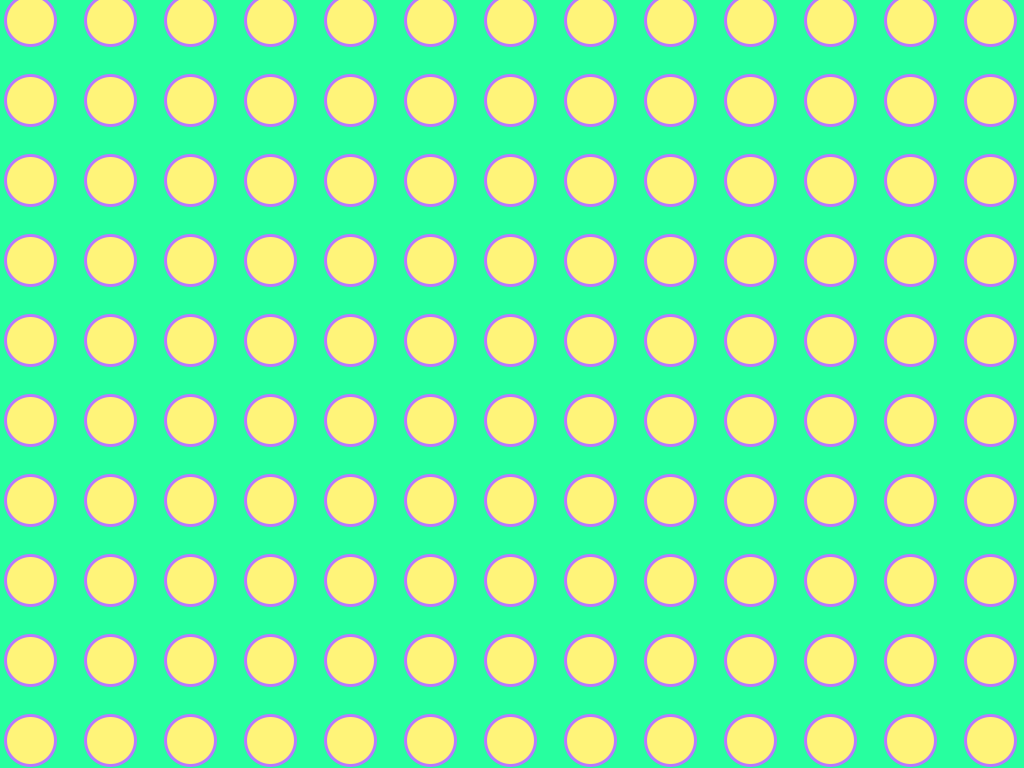
Frame 1 (no input)
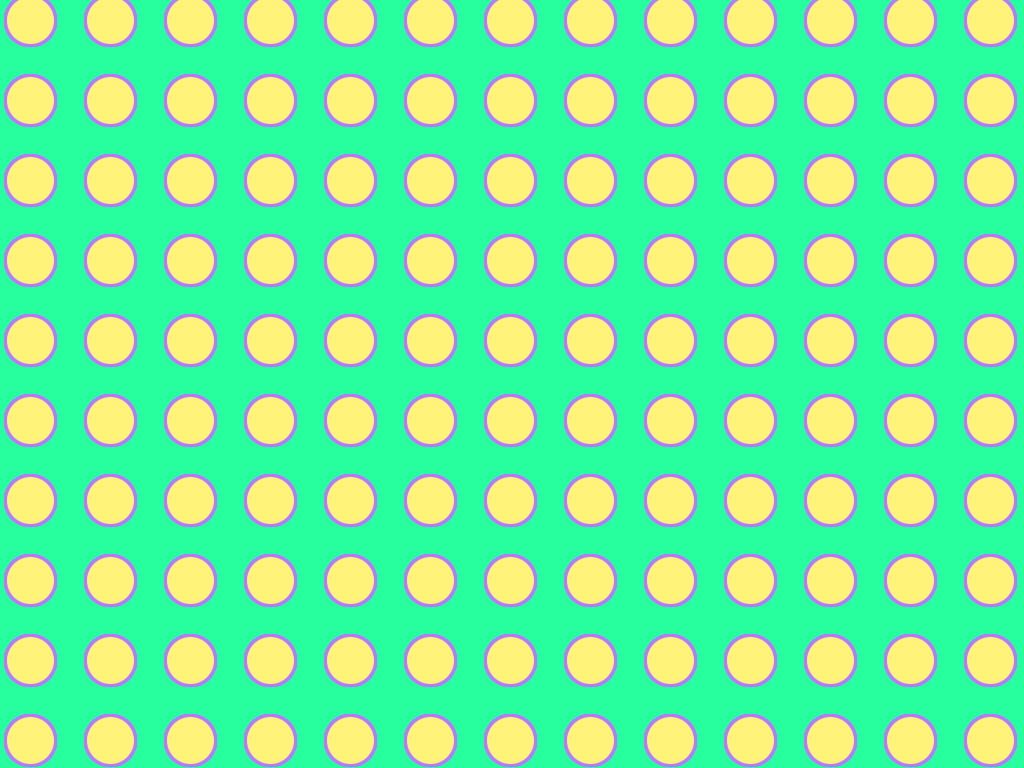
Frame 60 (the mouse pressed at the canvas centre just before this capture)
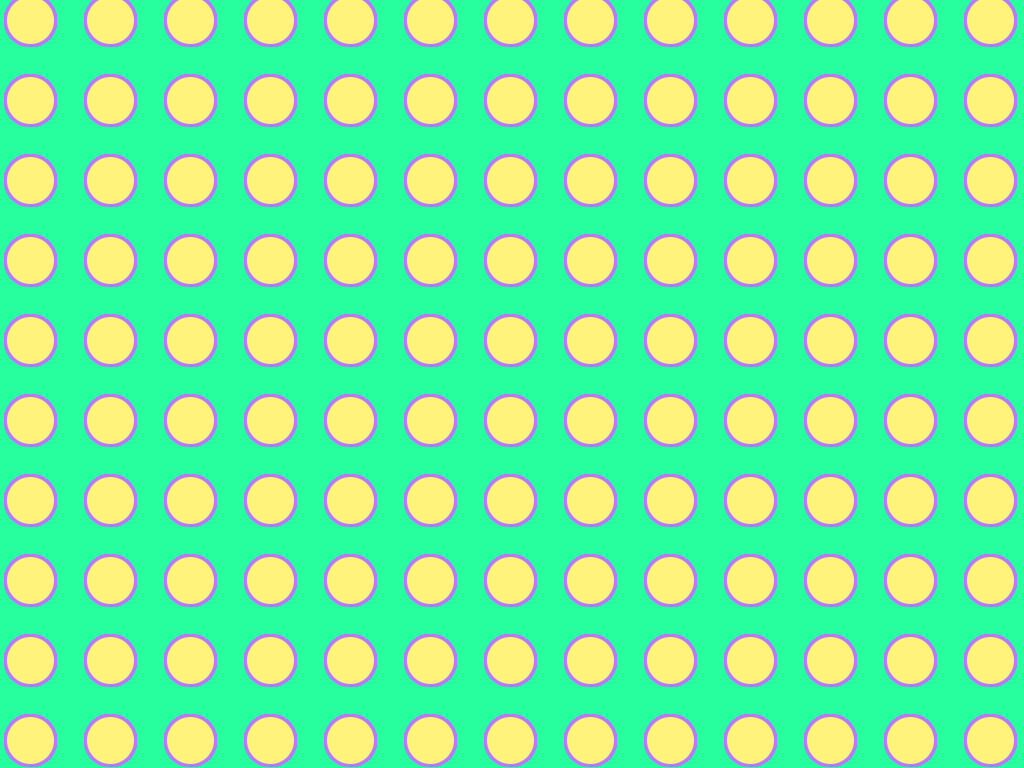
Frame 120 (the mouse held since frame 60 and released just before this capture)

The Processing sketch that drew these frames (run headless with seeded random() and noise(); from frame 60 on, the mouse is pressed at the canvas centre):

// Processing sketch: processing_150881
// ── processing_150881.pde

/*
Konkuk University
SOS iDesign
  
Name: Hye ri Lee
ID: 201420101
  
*/
void setup() {
  size(1024, 768);
  smooth();
  background(#27FF9F);
}
void draw() {
  for (int i = 30; i< width; i = i + 80) {
    for (int j = 20; j< width; j = j + 80) {
   
      
      strokeWeight(3);
      stroke(#B779FF);
      fill(#FFF479);
      ellipse(i, j, 50, 50);
     
      }
  }
}
